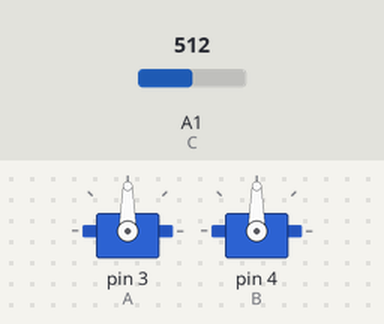
Simulated run of this sketch. Board: Arduino Uno, built with avr-gcc and run on an emulated ATmega328P. Shown: 2 × servo. Inputs (shaded band) come from the test bench; at power-on: A1 (C) = 512. EEPROM starts erased.

Above: at 1.2 s.
1.3 s: A1 (C) set to 716
At 2.4 s:
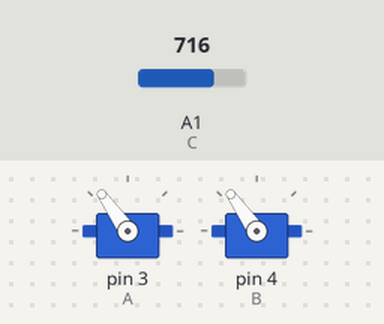
2.8 s: A1 (C) set to 900
At 3.5 s:
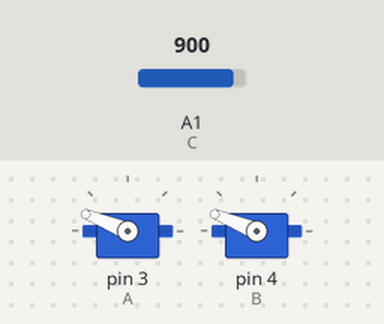
4.3 s: A1 (C) set to 1023
At 4.7 s:
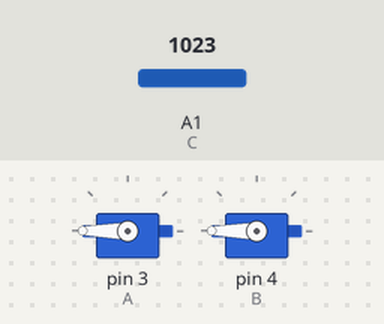
5.8 s: A1 (C) set to 306
At 7.0 s:
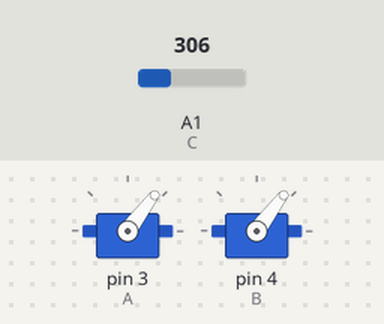
7.3 s: A1 (C) set to 122
At 8.1 s:
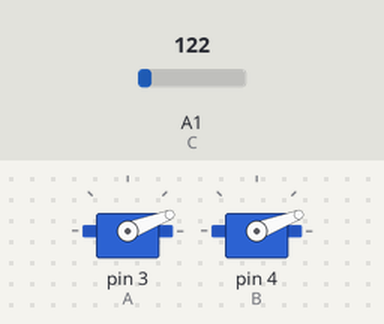
Timing chart, 0 to 9.8 s (numbered marks = the images above; inputs shaded):
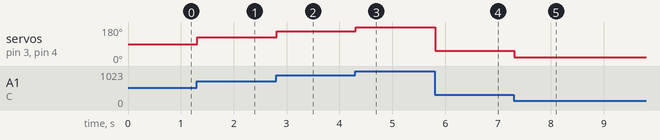

Measured:
- after the input at 1.3 s, servo on pin 3 (A), servo on pin 4 (B): 90° → 125° at once
- after the input at 2.8 s, servo on pin 3 (A), servo on pin 4 (B): 125° → 158° at once
- after the input at 4.3 s, servo on pin 3 (A), servo on pin 4 (B): 158° → 180° at once
- after the input at 5.8 s, servo on pin 3 (A), servo on pin 4 (B): 180° → 53° at once
- after the input at 7.3 s, servo on pin 3 (A), servo on pin 4 (B): 53° → 21° at once

The sketch:

feedback_servo_motors_system1.ino
```cpp
#include <Servo.h>
#include <EEPROM.h>

Servo m1;
Servo m2;

int A = 3; // pin of the 1st servo on arduino
int B = 4; // pin of the 2nd servo on arduino
int C = A1; // pin of potentiometer on aduino (the potentiometer is a simulation of the first servo motor moving by hand)
int index = 0; // every read value from the ptentiometer will be saved at index zero of the EEPROM library
int indexValue; // to read the value saved at the selected index of EEPROM library
int x, y; // x to read the actual value of ptentiometer (0-1023) and y to convert it into servo range (0-180)

  void setup()

{

    // connecting pins

    pinMode(C, INPUT);
    m1.attach(A);
    m2.attach(B);
    m2.write(0);
    m1.write(0);

 }


void loop()

{
   x = analogRead(C);
   y = map(x,0,1023,0,180);
   EEPROM.put(index, y); // put function is used to write a value of an integer  (needs 2 bytes rather than only 1 as in write function) in the EEPROM library index
   EEPROM.get(index, indexValue); // get function is used to read a value of an integer  (needs 2 bytes rather than only 1 witch as in read function) from the EEPROM library index and name it

  // according to the movement of first motor the second will move at the same time
  // the second motor in real robot hand will be setted on an opisite direction to move the 2nd hand in an opisite way from the first one
   m1.write(indexValue);
   m2.write(indexValue);
   delay(10);
}
```
